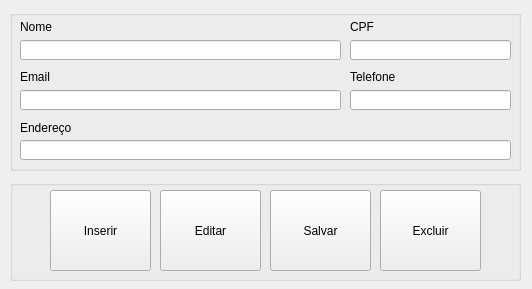
<?xml version="1.0" encoding="UTF-8"?>
<ui version="4.0">
 <class>frmCliente</class>
 <widget class="QWidget" name="frmCliente">
  <property name="geometry">
   <rect>
    <x>0</x>
    <y>0</y>
    <width>532</width>
    <height>289</height>
   </rect>
  </property>
  <property name="windowTitle">
   <string>Cadastro de Cliente</string>
  </property>
  <property name="windowIcon">
   <iconset>
    <normaloff>../Imagens/btnCadCli.png</normaloff>../Imagens/btnCadCli.png</iconset>
  </property>
  <widget class="QGroupBox" name="groupBox">
   <property name="geometry">
    <rect>
     <x>10</x>
     <y>10</y>
     <width>511</width>
     <height>161</height>
    </rect>
   </property>
   <property name="title">
    <string/>
   </property>
   <widget class="QLabel" name="label">
    <property name="geometry">
     <rect>
      <x>10</x>
      <y>10</y>
      <width>46</width>
      <height>13</height>
     </rect>
    </property>
    <property name="text">
     <string>Nome</string>
    </property>
   </widget>
   <widget class="QLabel" name="label_2">
    <property name="geometry">
     <rect>
      <x>340</x>
      <y>10</y>
      <width>46</width>
      <height>13</height>
     </rect>
    </property>
    <property name="text">
     <string>CPF</string>
    </property>
   </widget>
   <widget class="QLabel" name="lbEndereco">
    <property name="geometry">
     <rect>
      <x>10</x>
      <y>110</y>
      <width>51</width>
      <height>16</height>
     </rect>
    </property>
    <property name="text">
     <string>Endereço</string>
    </property>
   </widget>
   <widget class="QLabel" name="lbEmail">
    <property name="geometry">
     <rect>
      <x>10</x>
      <y>60</y>
      <width>46</width>
      <height>13</height>
     </rect>
    </property>
    <property name="text">
     <string>Email</string>
    </property>
   </widget>
   <widget class="QLabel" name="label_5">
    <property name="geometry">
     <rect>
      <x>340</x>
      <y>60</y>
      <width>46</width>
      <height>13</height>
     </rect>
    </property>
    <property name="text">
     <string>Telefone</string>
    </property>
   </widget>
   <widget class="QLineEdit" name="lbNome">
    <property name="geometry">
     <rect>
      <x>10</x>
      <y>30</y>
      <width>321</width>
      <height>20</height>
     </rect>
    </property>
   </widget>
   <widget class="QLineEdit" name="lbCPF">
    <property name="geometry">
     <rect>
      <x>340</x>
      <y>30</y>
      <width>161</width>
      <height>20</height>
     </rect>
    </property>
   </widget>
   <widget class="QLineEdit" name="lbEmail_2">
    <property name="geometry">
     <rect>
      <x>10</x>
      <y>80</y>
      <width>321</width>
      <height>20</height>
     </rect>
    </property>
   </widget>
   <widget class="QLineEdit" name="lbTelefone">
    <property name="geometry">
     <rect>
      <x>340</x>
      <y>80</y>
      <width>161</width>
      <height>20</height>
     </rect>
    </property>
   </widget>
   <widget class="QLineEdit" name="lbEndereco_2">
    <property name="geometry">
     <rect>
      <x>10</x>
      <y>130</y>
      <width>491</width>
      <height>20</height>
     </rect>
    </property>
   </widget>
  </widget>
  <widget class="QGroupBox" name="groupBox_2">
   <property name="geometry">
    <rect>
     <x>10</x>
     <y>180</y>
     <width>511</width>
     <height>101</height>
    </rect>
   </property>
   <property name="title">
    <string/>
   </property>
   <widget class="QPushButton" name="btnInsert">
    <property name="geometry">
     <rect>
      <x>40</x>
      <y>10</y>
      <width>101</width>
      <height>81</height>
     </rect>
    </property>
    <property name="cursor">
     <cursorShape>PointingHandCursor</cursorShape>
    </property>
    <property name="text">
     <string>Inserir</string>
    </property>
    <property name="icon">
     <iconset>
      <normaloff>../Imagens/insert.png</normaloff>../Imagens/insert.png</iconset>
    </property>
    <property name="iconSize">
     <size>
      <width>35</width>
      <height>35</height>
     </size>
    </property>
   </widget>
   <widget class="QPushButton" name="btnEdit">
    <property name="geometry">
     <rect>
      <x>150</x>
      <y>10</y>
      <width>101</width>
      <height>81</height>
     </rect>
    </property>
    <property name="cursor">
     <cursorShape>PointingHandCursor</cursorShape>
    </property>
    <property name="text">
     <string>Editar</string>
    </property>
    <property name="icon">
     <iconset>
      <normaloff>../Imagens/edit.png</normaloff>../Imagens/edit.png</iconset>
    </property>
    <property name="iconSize">
     <size>
      <width>35</width>
      <height>35</height>
     </size>
    </property>
   </widget>
   <widget class="QPushButton" name="btnDelete">
    <property name="geometry">
     <rect>
      <x>370</x>
      <y>10</y>
      <width>101</width>
      <height>81</height>
     </rect>
    </property>
    <property name="cursor">
     <cursorShape>PointingHandCursor</cursorShape>
    </property>
    <property name="text">
     <string>Excluir</string>
    </property>
    <property name="icon">
     <iconset>
      <normaloff>../Imagens/excluir.png</normaloff>../Imagens/excluir.png</iconset>
    </property>
    <property name="iconSize">
     <size>
      <width>35</width>
      <height>35</height>
     </size>
    </property>
   </widget>
   <widget class="QPushButton" name="btnSalvar">
    <property name="geometry">
     <rect>
      <x>260</x>
      <y>10</y>
      <width>101</width>
      <height>81</height>
     </rect>
    </property>
    <property name="cursor">
     <cursorShape>PointingHandCursor</cursorShape>
    </property>
    <property name="text">
     <string>Salvar</string>
    </property>
    <property name="icon">
     <iconset>
      <normaloff>../Imagens/save.png</normaloff>../Imagens/save.png</iconset>
    </property>
    <property name="iconSize">
     <size>
      <width>35</width>
      <height>35</height>
     </size>
    </property>
   </widget>
  </widget>
 </widget>
 <resources/>
 <connections/>
</ui>
